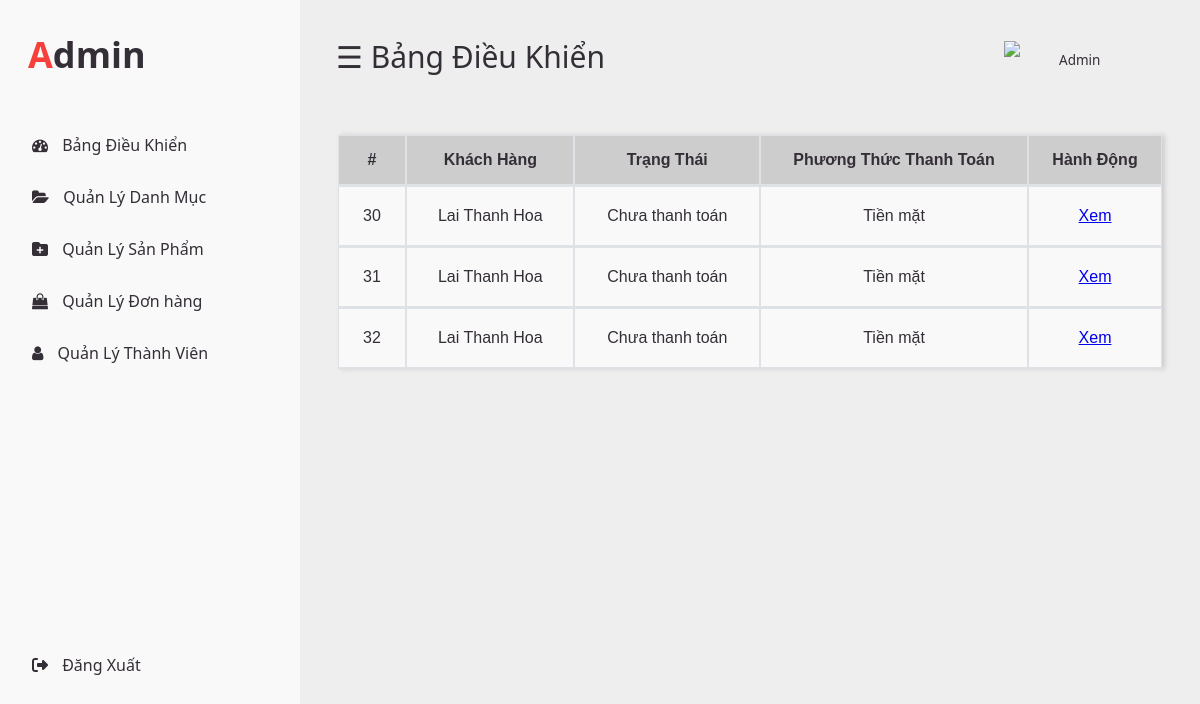
The app's page /admin/index.php?act=order with its own data.
### tables this page shows
CREATE TABLE `orders` (
  `id` int(11) NOT NULL,
  `is_paid` tinyint(1) NOT NULL DEFAULT 0,
  `payment_method` varchar(255) DEFAULT NULL,
  `user_id` int(11) NOT NULL,
  `creation_date` timestamp NULL DEFAULT NULL,
  `updation_date` timestamp NULL DEFAULT current_timestamp()
);

CREATE TABLE `users` (
  `id` int(11) NOT NULL,
  `email` varchar(50) NOT NULL,
  `username` varchar(50) NOT NULL,
  `password` int(11) NOT NULL,
  `full_name` varchar(100) NOT NULL,
  `phone` varchar(20) NOT NULL,
  `shipping_address` varchar(255) DEFAULT NULL,
  `shipping_city` varchar(255) DEFAULT NULL,
  `billing_address` varchar(255) NOT NULL,
  `billing_city` varchar(50) NOT NULL,
  `is_admin` int(1) NOT NULL
);

### model/order.php (called while the page is built, shortened)
<?php
function getAllOrders()
{
    $conn = connect();
    $sql = "SELECT o.id, o.is_paid, o.payment_method, u.id as user_id, u.full_name
            FROM orders as o
            INNER JOIN users as u ON o.user_id = u.id";
    $stmt = $conn->prepare($sql);
    $stmt->execute();
    $stmt->setFetchMode(PDO::FETCH_ASSOC);
    $kq = $stmt->fetchAll();
    return $kq;
}

### admin/view/order.php (the view, shortened to what this page needs)
<div class="container_table">
    <table class="table_form">
        <tr>
            <th class="thead">#</th>
            <th class="thead">Khách Hàng</th>
            <th class="thead">Trạng Thái</th>
            <th class="thead">Phương Thức Thanh Toán</th>
            <th class="thead order-k">Hành Động</th>
        </tr>
        <?php
          if (isset($orders)) {
              foreach ($orders as $order) {
          ?>
                <tr>
                    <td class="tbody"><?= $order['id'] ?></td>
                    <td class="tbody"><?= $order['full_name'] ?></td>
                    <td class="tbody"><?= $order['is_paid'] == 1 ? 'Đã thanh toán' : 'Chưa thanh toán' ?></td>
                    <td class="tbody"><?= $order['payment_method'] ?></td>
                    <td class="tbody order-k"><a href="index.php?act=updateOrder&id=<?= $order['id'] ?>"> Xem</a></td>
                </tr>
        <?php
              }
          }
          ?>
    </table>
</div>
</div>
</body>
</body>
</html>

### admin/layout/css/style.css (style rules this page uses)
* { margin: 0px; padding: 0px; }
body { background-color: #eee; overflow: hidden; font-family: system-ui; width: 100%; height: 100%; }
table { font-family: arial, sans-serif; width: 100%; }
th { border-bottom: 1px solid #eee; padding: 15px; text-align: left; color: #342E37; }
td { text-align: left; padding: 20px; color: #342E37; }
.container_table { margin-top: 1%; height: auto; }
.container_table .table_form { margin-left: 2.5%; width: 95%; border-collapse: separate; border-spacing: 0; background-color: #F9F9F9; box-shadow: 3px 0px 5px 0px #cdcdcd; margin-bottom: 2%; }
.container_table .table_form tr { border: 1px solid #eee; }
.container_table .table_form .thead { background-color: #cdcdcd; }
.container_table .table_form .tbody, .thead { text-align: center; border: 1px solid #dee2e6; border-bottom: 2px solid #dee2e6; }

### records on screen
orders: id "30", user.full_name "Lai Thanh Hoa", is_paid "Chưa thanh toán", payment_method "Tiền mặt"
orders: id "31", user.full_name "Lai Thanh Hoa", is_paid "Chưa thanh toán", payment_method "Tiền mặt"
orders: id "32", user.full_name "Lai Thanh Hoa", is_paid "Chưa thanh toán", payment_method "Tiền mặt"
